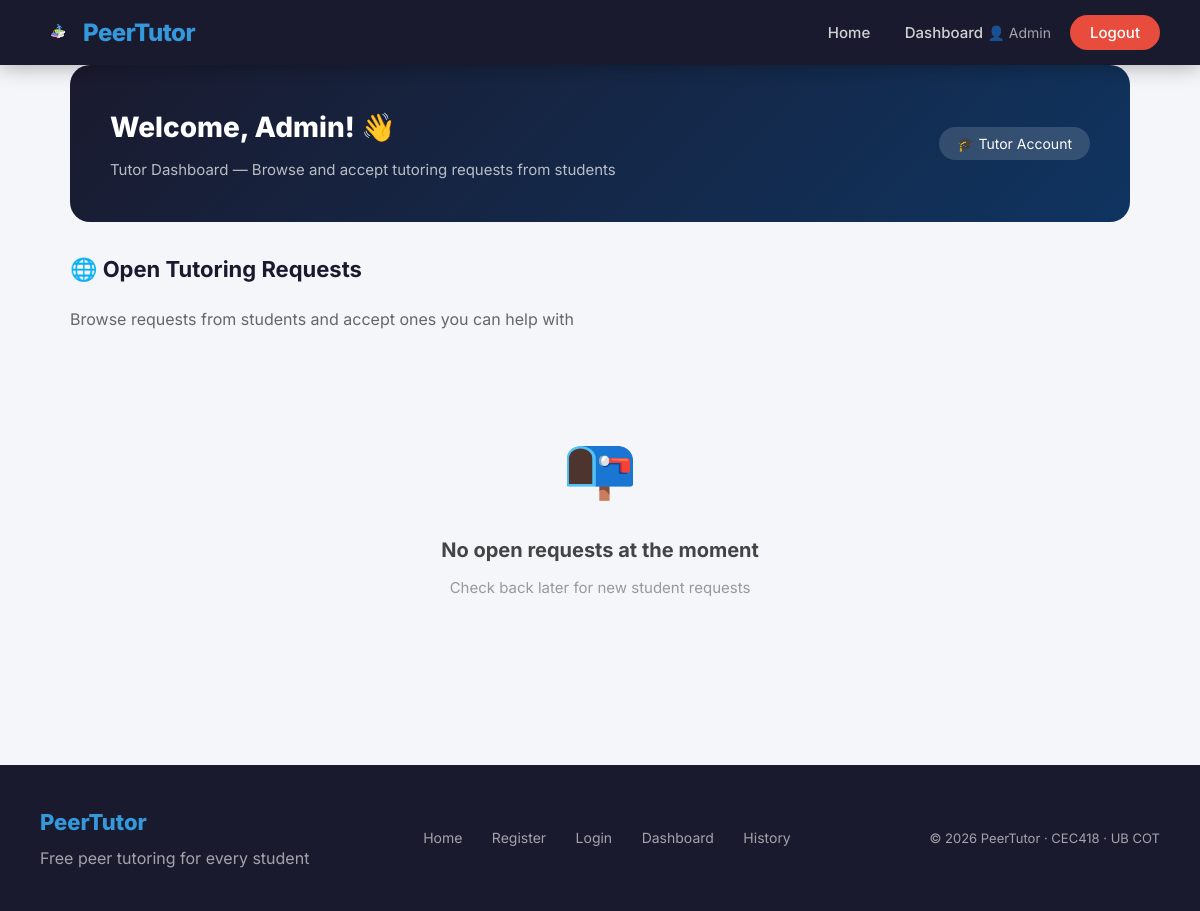
Page /dashboard (signed in) on the earlier database version.
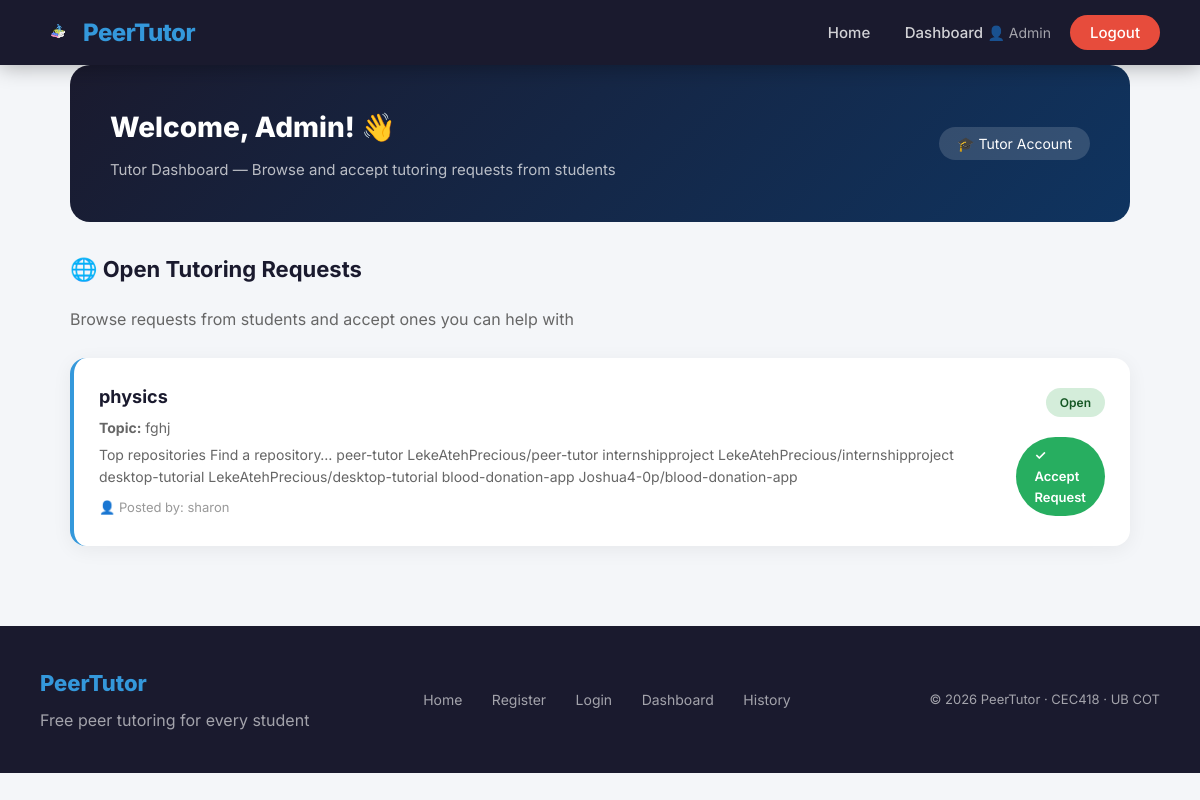
Same page on the later database version.
### app/models.py (models this page shows, shortened)
class User(db.Model, UserMixin):
    id = db.Column(db.Integer, primary_key=True)
    full_name = db.Column(db.String(100), nullable=False)
    email = db.Column(db.String(120), unique=True,
                      nullable=False)
    password = db.Column(db.String(200), nullable=False)
    role = db.Column(db.String(10), nullable=False)
    created_at = db.Column(db.DateTime,
                           default=datetime.utcnow)
    requests = db.relationship(
        "TutoringRequest",
        foreign_keys="TutoringRequest.student_id",
        backref="student",
        lazy=True
    )
    sessions = db.relationship(
        "Session",
        foreign_keys="Session.tutor_id",
        backref="tutor",
        lazy=True
    )

class TutoringRequest(db.Model):
    id = db.Column(db.Integer, primary_key=True)
    subject = db.Column(db.String(100), nullable=False)
    topic = db.Column(db.String(200), nullable=False)
    description = db.Column(db.Text, nullable=True)
    status = db.Column(db.String(20), default="open")
    created_at = db.Column(db.DateTime,
                           default=datetime.utcnow)
    student_id = db.Column(
        db.Integer,
        db.ForeignKey("user.id"),
        nullable=False
    )

### app/routes.py (the view, shortened to what this page needs)
@main.route("/dashboard")
@login_required
def dashboard():
    if current_user.role == "student":
        my_requests = TutoringRequest.query.filter_by(
            student_id=current_user.id).all()
        open_requests = TutoringRequest.query.filter_by(
            status="open").all()
        request_sessions = {}
        for req in my_requests:
            session = Session.query.filter_by(
                request_id=req.id).first()
            if session:
                request_sessions[req.id] = session
        return render_template(
            "dashboard.html",
            requests=my_requests,
            open_requests=open_requests,
            accepted_requests=[],
            request_sessions=request_sessions
        )
    else:
        open_requests = TutoringRequest.query.filter_by(
            status="open").all()
        my_sessions = Session.query.filter_by(
            tutor_id=current_user.id).all()
        accepted_requests = []
        return render_template(
            "dashboard.html",
            open_requests=open_requests,
            accepted_requests=accepted_requests,
            requests=[],
            request_sessions={}
        )

### app/models.py (called while the page is built)
@login_manager.user_loader
def load_user(user_id):
    return User.query.get(int(user_id))

### app/templates/dashboard.html (shortened to what this page needs)
{% extends "base.html" %}
{% block styles %}
<link rel="stylesheet"
    href="{{ url_for('static', filename='css/dashboard.css') }}">
{% endblock %}
{% block content %}
<div class="container">
    <div class="dashboard-header">
        <div>
            <h1>Welcome, {{ current_user.full_name }}! 👋</h1>
            <p>
                {% if current_user.role == "student" %}
                    Student Dashboard — Post requests and
                    track your tutoring sessions
                {% else %}
                    Tutor Dashboard — Browse and accept
                    tutoring requests from students
                {% endif %}
            </p>
        </div>
        <div>
            {% if current_user.role == "student" %}
            <a href="/request/new" class="btn">
                + Post New Request
            </a>
            {% else %}
            <span style="
                background: rgba(255,255,255,0.15);
                padding: 8px 18px;
                border-radius: 50px;
                font-size: 14px;
                color: white;">
                🎓 Tutor Account
            </span>
            {% endif %}
        </div>
    </div>
    {% if current_user.role == "student" %}
        <h3 class="section-title">📋 My Requests</h3>
        {% if requests %}
            {% for req in requests %}
            <div class="request-card"
                {% if req.status == "accepted" %}
                style="border-left: 4px solid #27ae60;"
                {% endif %}>
                <div class="request-info">
                    <h4>{{ req.subject }}</h4>
                    <p>
                        <strong>Topic:</strong> {{ req.topic }}
                    </p>
                    <p>{{ req.description }}</p>
                    {% if req.status == "accepted" and
                        req.id in request_sessions %}
                    <div style="margin-top: 12px;
                        background: #d4edda;
                        padding: 15px;
                        border-radius: 10px;">
                        <p style="color: #155724;
                            font-weight: 700;
                            font-size: 15px;
                            margin-bottom: 8px;">
                            ✅ A tutor has accepted
                            your request!
                        </p>
                        <p style="color: #155724;
                            font-size: 14px;
                            margin-bottom: 5px;">
                            📅 Session scheduled for:
                            <strong>
                            {{ request_sessions[req.id]
                                .scheduled_time.strftime(
                                '%d %b %Y at %I:%M %p') }}
                            </strong>
                        </p>
                        <p style="color: #155724;
                            font-size: 14px;
                            margin-bottom: 12px;">
                            🎓 Tutor:
                            <strong>
                            {{ request_sessions[req.id]
                                .tutor.full_name }}
                            </strong>
                        </p>
                        <div style="display: flex;
                            gap: 10px; flex-wrap: wrap;">
                            <a href="/chat/{{
                                request_sessions[req.id].id }}"
                                class="btn btn-success"
                                style="font-size: 14px;
                                padding: 10px 20px;">
                                💬 Open Chat with Tutor
                            </a>
                            <a href="/session/{{
                                request_sessions[req.id].id
                                }}/complete"
                                class="btn"
                                style="font-size: 14px;
                                padding: 10px 20px;
                                background: #f39c12;">
                                ⭐ Complete & Rate Session
                            </a>
                        </div>
                    </div>
                    {% endif %}
                </div>
                <div class="request-actions">
                    {% if req.status == "open" %}
                    <span class="badge badge-open">
                        Open
                    </span>
                    {% elif req.status == "accepted" %}
                    <span class="badge badge-accepted">
                        Accepted
                    </span>
                    {% else %}
                    <span class="badge badge-closed">
                        Closed
                    </span>
                    {% endif %}
                </div>
            </div>
            {% endfor %}
        {% else %}
            <div class="empty-state">
                <div class="empty-icon">📭</div>
                <h3>No requests yet</h3>
                <p>Post your first tutoring request
                to get started</p>
                <a href="/request/new" class="btn">
                    Post a Request
                </a>
            </div>
        {% endif %}
        <h3 class="section-title" style="margin-top: 40px;">
            🌐 All Open Requests
        </h3>
        {% if open_requests %}
            {% for req in open_requests %}
            <div class="request-card">
                <div class="request-info">
                    <h4>{{ req.subject }}</h4>
                    <p>
                        <strong>Topic:</strong> {{ req.topic }}
                    </p>
                    <p>{{ req.description }}</p>
                    <p style="color: #999; font-size: 13px;">
                        Posted by: {{ req.student.full_name }}
                    </p>
                </div>
                <div class="request-actions">
                    <span class="badge badge-open">Open</span>
                </div>
            </div>
            {% endfor %}
        {% else %}
            <div class="empty-state">
                <div class="empty-icon">📭</div>
                <h3>No open requests at the moment</h3>
                <p>Be the first to post a request!</p>
            </div>
        {% endif %}
    {% else %}
        <h3 class="section-title">
            🌐 Open Tutoring Requests
        </h3>
        <p style="color: #666; margin-bottom: 25px;">
            Browse requests from students and accept
            ones you can help with
        </p>
        {% if open_requests %}
            {% for req in open_requests %}
            <div class="request-card">
                <div class="request-info">
                    <h4>{{ req.subject }}</h4>
                    <p>
                        <strong>Topic:</strong> {{ req.topic }}
                    </p>
                    <p>{{ req.description }}</p>
                    <p style="color: #999; font-size: 13px;
                        margin-top: 8px;">
                        👤 Posted by:
                        {{ req.student.full_name }}
                    </p>
                </div>
                <div class="request-actions">
                    <span class="badge badge-open">Open</span>
                    <a href="/request/{{ req.id }}/accept"
                        class="btn btn-success"
                        style="font-size: 13px;
                        padding: 8px 18px;
                        margin-top: 10px;">
                        ✓ Accept Request
                    </a>
                </div>
            </div>
            {% endfor %}
        {% else %}
            <div class="empty-state">
                <div class="empty-icon">📭</div>
                <h3>No open requests at the moment</h3>
                <p>Check back later for new student requests</p>
            </div>
        {% endif %}
    {% endif %}
</div>
{% endblock %}

### app/templates/base.html (shortened to what this page needs)
<!DOCTYPE html>
<html lang="en">
<head>
    <link rel="stylesheet"
        href="{{ url_for('static', filename='css/base.css') }}">
    {% block styles %}{% endblock %}
</head>
<body>
    <nav>
        <a href="/" class="logo">
            <img src="{{ url_for('static',
                filename='images/logo.png') }}"
                alt="PeerTutor Logo"
                style="width: 35px; height: 35px;
                object-fit: contain;">
            PeerTutor
        </a>
        <div class="nav-links" id="navLinks">
            <a href="/">Home</a>
            {% if current_user.is_authenticated %}
                {% if current_user.role == "admin" %}
                    <a href="/admin">Dashboard</a>
                {% else %}
                    <a href="/dashboard">Dashboard</a>
                    <a href="/history">History</a>
                {% endif %}
                <span style="color: rgba(255,255,255,0.6);
                    font-size: 14px;">
                    👤 {{ current_user.full_name }}
                </span>
                <a href="/logout" class="btn-nav"
                style="background: #e74c3c;">
                    Logout
                </a>
            {% endif %}
        </div>
    </nav>
    {% block content %}{% endblock %}
    <footer>
        <div>
            <div class="footer-logo">PeerTutor</div>
            <div>Free peer tutoring for every student</div>
        </div>
        <div class="footer-links">
            <a href="/">Home</a>
            <a href="/register">Register</a>
            <a href="/login">Login</a>
            <a href="/dashboard">Dashboard</a>
            <a href="/history">History</a>
        </div>
        <div class="footer-copy">
            © 2026 PeerTutor · CEC418 · UB COT
        </div>
    </footer>
</body>
</html>

### app/static/css/base.css (style rules this page uses)
* { margin: 0; padding: 0; box-sizing: border-box; }
body { font-family: 'Inter', Arial, sans-serif; background-color: #f4f6f9; color: #333; line-height: 1.6; }
nav { background-color: #1a1a2e; padding: 15px 40px; display: flex; justify-content: space-between; align-items: center; position: sticky; top: 0; z-index: 1000; box-shadow: 0 2px 20px rgba(0,0,0,0.3); }
nav .logo { color: #3498db; font-size: 24px; font-weight: 800; text-decoration: none; letter-spacing: -0.5px; display: flex; flex-direction: row; align-items: center; gap: 8px; line-height: 1; }
nav .nav-links a { color: rgba(255,255,255,0.8); text-decoration: none; margin-left: 30px; font-size: 15px; font-weight: 500; transition: color 0.3s ease; }
nav .nav-links .btn-nav { background: #3498db; color: white; padding: 8px 20px; border-radius: 50px; margin-left: 15px; }
.container { max-width: 1100px; margin: 0 auto; padding: 0 20px; }
.btn { display: inline-block; padding: 12px 28px; background: #3498db; color: white; border: none; border-radius: 50px; cursor: pointer; text-decoration: none; font-size: 15px; font-weight: 600; transition: all 0.3s ease; }
.btn-success { background: #27ae60; }
footer { background: #1a1a2e; color: rgba(255,255,255,0.6); padding: 40px; margin-top: 80px; display: flex; justify-content: space-between; align-items: center; flex-wrap: wrap; gap: 20px; }
footer .footer-logo { color: #3498db; font-size: 22px; font-weight: 800; margin-bottom: 6px; }
footer .footer-links a { color: rgba(255,255,255,0.6); text-decoration: none; margin-right: 25px; font-size: 14px; transition: color 0.3s ease; }
footer .footer-copy { font-size: 13px; }

### app/static/css/dashboard.css (style rules this page uses)
.dashboard-header { background: linear-gradient(135deg, #1a1a2e 0%, #0f3460 100%); color: white; padding: 40px; border-radius: 20px; margin-bottom: 30px; display: flex; justify-content: space-between; align-items: center; }
.dashboard-header h1 { font-size: 28px; font-weight: 800; margin-bottom: 8px; }
.dashboard-header p { color: rgba(255,255,255,0.7); font-size: 15px; }
.section-title { font-size: 22px; font-weight: 700; color: #1a1a2e; margin-bottom: 20px; display: flex; align-items: center; gap: 10px; }
.request-card { background: white; padding: 25px; border-radius: 16px; box-shadow: 0 4px 20px rgba(0,0,0,0.06); margin-bottom: 20px; border-left: 4px solid #3498db; transition: transform 0.3s ease, box-shadow 0.3s ease; display: flex; justify-content: space-between; align-items: center; }
.request-info h4 { font-size: 18px; font-weight: 700; color: #1a1a2e; margin-bottom: 6px; }
.request-info p { color: #666; font-size: 14px; margin-bottom: 4px; }
.request-actions { display: flex; flex-direction: column; align-items: flex-end; gap: 10px; }
.badge { display: inline-block; padding: 5px 14px; border-radius: 50px; font-size: 12px; font-weight: 600; }
.badge-open { background: #d4edda; color: #155724; }

Differences in the rows shown:
added TutoringRequest: subject "physics", topic "fghj", description "Top repositories Find a repository… peer-tutor LekeAtehPrecious/peer-tutor internshipproject LekeAtehPrecious/internshipproject desktop-tutorial LekeAtehPrecious/desktop-tutorial blood-donation-app Joshua4-0p/blood-donation-app", student.full_name "sharon"
Other differences:
text no longer shown: "📭 No open requests at the moment Check back later for new student requests"
